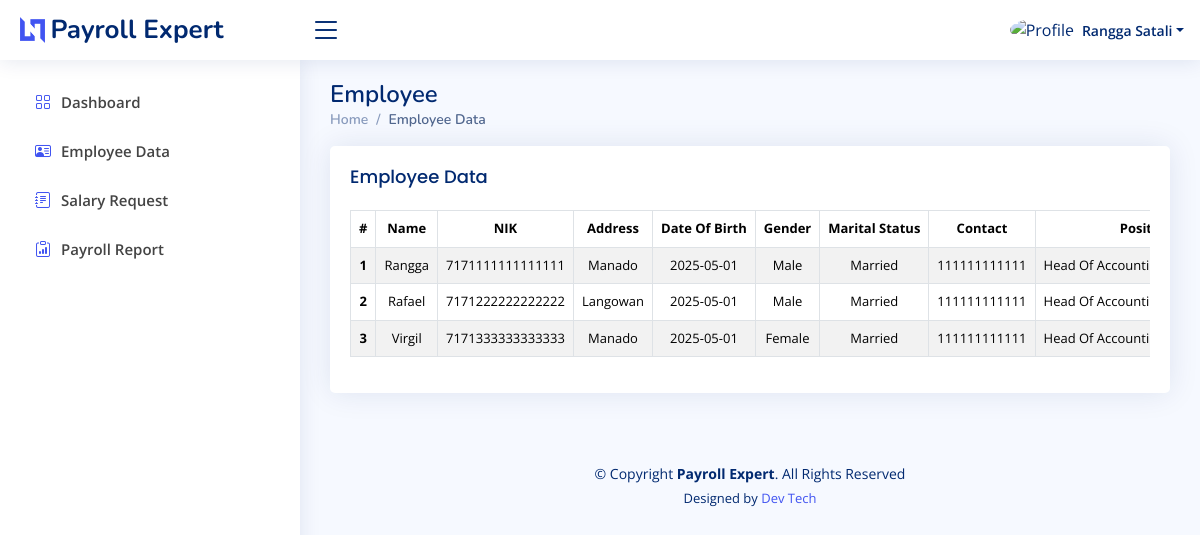
/index.php?page=employee (signed in), run on the app's committed database.
### tables this page shows
CREATE TABLE `employee_table` (
  `id` int NOT NULL,
  `name` varchar(50) NOT NULL,
  `nik` bigint NOT NULL,
  `address` text NOT NULL,
  `date_of_birth` date NOT NULL,
  `gender` varchar(6) NOT NULL,
  `marital_status` varchar(10) NOT NULL,
  `contact` bigint NOT NULL,
  `position` varchar(50) NOT NULL,
  `department` varchar(20) NOT NULL,
  `employement_type` varchar(20) NOT NULL,
  `hire_date` date NOT NULL,
  `employee_id` varchar(20) NOT NULL,
  `npwp` bigint NOT NULL,
  `dependent_status` varchar(5) NOT NULL,
  `bpjs_number` varchar(20) NOT NULL,
  `base_salary` int NOT NULL,
  `bank_account_number` varchar(20) NOT NULL
);

### layout/manager/employee.php (the view, shortened to what this page needs)
<div class="pagetitle">
    <h1>Employee</h1>
    <nav>
        <ol class="breadcrumb">
            <li class="breadcrumb-item"><a href="?page=dashboard">Home</a></li>
            <li class="breadcrumb-item active">Employee Data</li>
        </ol>
    </nav>
</div>
<section class="section">
    <div class="row">
        <div class="col-lg-12">
            <div class="card">
                <div class="card-body">
                    <h5 class="card-title">Employee Data</h5>
                    <div class="table-responsive">
                        <table class="table table-striped table-bordered">
                            <thead>
                                <tr>
                                    <th>#</th>
                                    <th>Name</th>
                                    <th>NIK</th>
                                    <th>Address</th>
                                    <th>Date Of Birth</th>
                                    <th>Gender</th>
                                    <th>Marital Status</th>
                                    <th>Contact</th>
                                    <th>Position</th>
                                </tr>
                            </thead>
                            <tbody style="text-transform: capitalize;">
                                <?php
                                $countRows = 1;
                                foreach ($dataEmployee as $row) {
                                ?>
                                    <tr>
                                        <th><?php echo $countRows++; ?></th>
                                        <td><?php echo $row['name']; ?></td>
                                        <td><?php echo $row['nik']; ?></td>
                                        <td><?php echo $row['address']; ?></td>
                                        <td><?php echo $row['date_of_birth']; ?></td>
                                        <td><?php echo $row['gender']; ?></td>
                                        <td><?php echo $row['marital_status']; ?></td>
                                        <td><?php echo $row['contact']; ?></td>
                                        <td><?php echo $row['position']; ?></td>
                                    </tr>
                                <?php
                                }
                                ?>
                            </tbody>
                        </table>
                    </div>
                </div>
            </div>
        </div>
    </div>
</section>

### assets/css/style.css (style rules this page uses)
:root { scroll-behavior: smooth; }
body { font-family: "Open Sans", sans-serif; background: #f6f9ff; color: #444444; }
a { color: #4154f1; text-decoration: none; }
h1, h2, h3, h4, h5, h6 { font-family: "Nunito", sans-serif; }
.pagetitle { margin-bottom: 10px; }
.pagetitle h1 { font-size: 24px; margin-bottom: 0; font-weight: 600; color: #012970; }
.card { margin-bottom: 30px; border: none; border-radius: 5px; box-shadow: 0px 0 30px rgba(1, 41, 112, 0.1); }
.card-title { padding: 20px 0 15px 0; font-size: 18px; font-weight: 500; color: #012970; font-family: "Poppins", sans-serif; }
.card-body { padding: 0 20px 20px 20px; }
.breadcrumb { font-size: 14px; font-family: "Nunito", sans-serif; color: #899bbd; font-weight: 600; }
.breadcrumb a { color: #899bbd; transition: 0.3s; }
.breadcrumb .breadcrumb-item::before { color: #899bbd; }
.breadcrumb .active { color: #51678f; font-weight: 600; }

### layout/manager/employee.php (style rules this page uses)
table { font-size: small; text-align: center; }
td, th { white-space: nowrap; }

### data on the page
employee_table: name "Rangga", nik "7171111111111111", address "Manado", date_of_birth "2025-05-01", gender "Male", marital_status "Married", contact "111111111111", position "Head Of…"
employee_table: name "Rafael", nik "7171222222222222", address "Langowan", date_of_birth "2025-05-01", gender "Male", marital_status "Married", contact "111111111111", position "Head Of…"
employee_table: name "Virgil", nik "7171333333333333", address "Manado", date_of_birth "2025-05-01", gender "Female", marital_status "Married", contact "111111111111", position "Head Of…"

### other printed values
$name "Rangga Satali"
